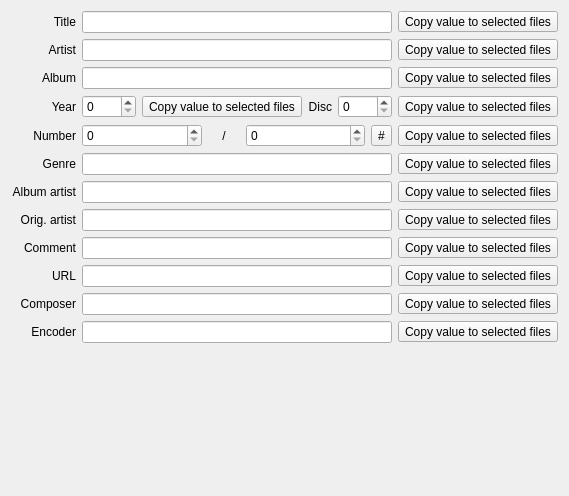
<?xml version="1.0" encoding="UTF-8"?>
<ui version="4.0">
 <class>MediaTags</class>
 <widget class="QWidget" name="MediaTags">
  <property name="geometry">
   <rect>
    <x>0</x>
    <y>0</y>
    <width>377</width>
    <height>496</height>
   </rect>
  </property>
  <property name="windowTitle">
   <string>Form</string>
  </property>
  <layout class="QGridLayout" name="gridLayout">
   <item row="0" column="0">
    <widget class="QLabel" name="label">
     <property name="text">
      <string>Title</string>
     </property>
     <property name="alignment">
      <set>Qt::AlignmentFlag::AlignRight|Qt::AlignmentFlag::AlignTrailing|Qt::AlignmentFlag::AlignVCenter</set>
     </property>
    </widget>
   </item>
   <item row="0" column="1">
    <widget class="QLineEdit" name="lineEdit"/>
   </item>
   <item row="0" column="2">
    <widget class="QToolButton" name="toolButton_3">
     <property name="toolTip">
      <string>Copy value to selected files</string>
     </property>
     <property name="text">
      <string>Copy value to selected files</string>
     </property>
     <property name="icon">
      <iconset theme="QIcon::ThemeIcon::EditCopy"/>
     </property>
    </widget>
   </item>
   <item row="1" column="0">
    <widget class="QLabel" name="label_2">
     <property name="text">
      <string>Artist</string>
     </property>
     <property name="alignment">
      <set>Qt::AlignmentFlag::AlignRight|Qt::AlignmentFlag::AlignTrailing|Qt::AlignmentFlag::AlignVCenter</set>
     </property>
    </widget>
   </item>
   <item row="1" column="1">
    <widget class="QLineEdit" name="lineEdit_2"/>
   </item>
   <item row="1" column="2">
    <widget class="QToolButton" name="toolButton_4">
     <property name="toolTip">
      <string>Copy value to selected files</string>
     </property>
     <property name="text">
      <string>Copy value to selected files</string>
     </property>
     <property name="icon">
      <iconset theme="QIcon::ThemeIcon::EditCopy"/>
     </property>
    </widget>
   </item>
   <item row="2" column="0">
    <widget class="QLabel" name="label_3">
     <property name="text">
      <string>Album</string>
     </property>
     <property name="alignment">
      <set>Qt::AlignmentFlag::AlignRight|Qt::AlignmentFlag::AlignTrailing|Qt::AlignmentFlag::AlignVCenter</set>
     </property>
    </widget>
   </item>
   <item row="2" column="1">
    <widget class="QLineEdit" name="lineEdit_3"/>
   </item>
   <item row="2" column="2">
    <widget class="QToolButton" name="toolButton_5">
     <property name="toolTip">
      <string>Copy value to selected files</string>
     </property>
     <property name="text">
      <string>Copy value to selected files</string>
     </property>
     <property name="icon">
      <iconset theme="QIcon::ThemeIcon::EditCopy"/>
     </property>
    </widget>
   </item>
   <item row="3" column="0">
    <widget class="QLabel" name="label_4">
     <property name="text">
      <string>Year</string>
     </property>
     <property name="alignment">
      <set>Qt::AlignmentFlag::AlignRight|Qt::AlignmentFlag::AlignTrailing|Qt::AlignmentFlag::AlignVCenter</set>
     </property>
    </widget>
   </item>
   <item row="3" column="1">
    <layout class="QHBoxLayout" name="horizontalLayout" stretch="1,0,2,1">
     <item>
      <widget class="QSpinBox" name="spinBox">
       <property name="maximum">
        <number>9999</number>
       </property>
      </widget>
     </item>
     <item>
      <widget class="QToolButton" name="toolButton_2">
       <property name="toolTip">
        <string>Copy value to selected files</string>
       </property>
       <property name="text">
        <string>Copy value to selected files</string>
       </property>
       <property name="icon">
        <iconset theme="QIcon::ThemeIcon::EditCopy"/>
       </property>
      </widget>
     </item>
     <item>
      <widget class="QLabel" name="label_14">
       <property name="text">
        <string>Disc</string>
       </property>
       <property name="alignment">
        <set>Qt::AlignmentFlag::AlignRight|Qt::AlignmentFlag::AlignTrailing|Qt::AlignmentFlag::AlignVCenter</set>
       </property>
      </widget>
     </item>
     <item>
      <widget class="QSpinBox" name="spinBox_2">
       <property name="maximum">
        <number>9999</number>
       </property>
      </widget>
     </item>
    </layout>
   </item>
   <item row="3" column="2">
    <widget class="QToolButton" name="toolButton_6">
     <property name="toolTip">
      <string>Copy value to selected files</string>
     </property>
     <property name="text">
      <string>Copy value to selected files</string>
     </property>
     <property name="icon">
      <iconset theme="QIcon::ThemeIcon::EditCopy"/>
     </property>
    </widget>
   </item>
   <item row="4" column="0">
    <widget class="QLabel" name="label_5">
     <property name="text">
      <string>Number</string>
     </property>
     <property name="alignment">
      <set>Qt::AlignmentFlag::AlignRight|Qt::AlignmentFlag::AlignTrailing|Qt::AlignmentFlag::AlignVCenter</set>
     </property>
    </widget>
   </item>
   <item row="4" column="1">
    <layout class="QHBoxLayout" name="horizontalLayout_2" stretch="1,0,1,0">
     <item>
      <widget class="QSpinBox" name="spinBox_3">
       <property name="maximum">
        <number>999</number>
       </property>
      </widget>
     </item>
     <item>
      <widget class="QLabel" name="label_13">
       <property name="sizePolicy">
        <sizepolicy hsizetype="Minimum" vsizetype="Preferred">
         <horstretch>0</horstretch>
         <verstretch>0</verstretch>
        </sizepolicy>
       </property>
       <property name="minimumSize">
        <size>
         <width>32</width>
         <height>0</height>
        </size>
       </property>
       <property name="text">
        <string>/</string>
       </property>
       <property name="alignment">
        <set>Qt::AlignmentFlag::AlignCenter</set>
       </property>
      </widget>
     </item>
     <item>
      <widget class="QSpinBox" name="spinBox_4">
       <property name="maximum">
        <number>999</number>
       </property>
      </widget>
     </item>
     <item>
      <widget class="QToolButton" name="toolButton">
       <property name="text">
        <string>#</string>
       </property>
      </widget>
     </item>
    </layout>
   </item>
   <item row="4" column="2">
    <widget class="QToolButton" name="toolButton_7">
     <property name="toolTip">
      <string>Copy value to selected files</string>
     </property>
     <property name="text">
      <string>Copy value to selected files</string>
     </property>
     <property name="icon">
      <iconset theme="QIcon::ThemeIcon::EditCopy"/>
     </property>
    </widget>
   </item>
   <item row="5" column="0">
    <widget class="QLabel" name="label_6">
     <property name="text">
      <string>Genre</string>
     </property>
     <property name="alignment">
      <set>Qt::AlignmentFlag::AlignRight|Qt::AlignmentFlag::AlignTrailing|Qt::AlignmentFlag::AlignVCenter</set>
     </property>
    </widget>
   </item>
   <item row="5" column="1">
    <widget class="QLineEdit" name="lineEdit_4"/>
   </item>
   <item row="5" column="2">
    <widget class="QToolButton" name="toolButton_8">
     <property name="toolTip">
      <string>Copy value to selected files</string>
     </property>
     <property name="text">
      <string>Copy value to selected files</string>
     </property>
     <property name="icon">
      <iconset theme="QIcon::ThemeIcon::EditCopy"/>
     </property>
    </widget>
   </item>
   <item row="6" column="0">
    <widget class="QLabel" name="label_7">
     <property name="text">
      <string>Album artist</string>
     </property>
     <property name="alignment">
      <set>Qt::AlignmentFlag::AlignRight|Qt::AlignmentFlag::AlignTrailing|Qt::AlignmentFlag::AlignVCenter</set>
     </property>
    </widget>
   </item>
   <item row="6" column="1">
    <widget class="QLineEdit" name="lineEdit_5"/>
   </item>
   <item row="6" column="2">
    <widget class="QToolButton" name="toolButton_9">
     <property name="toolTip">
      <string>Copy value to selected files</string>
     </property>
     <property name="text">
      <string>Copy value to selected files</string>
     </property>
     <property name="icon">
      <iconset theme="QIcon::ThemeIcon::EditCopy"/>
     </property>
    </widget>
   </item>
   <item row="7" column="0">
    <widget class="QLabel" name="label_8">
     <property name="text">
      <string>Orig. artist</string>
     </property>
     <property name="alignment">
      <set>Qt::AlignmentFlag::AlignRight|Qt::AlignmentFlag::AlignTrailing|Qt::AlignmentFlag::AlignVCenter</set>
     </property>
    </widget>
   </item>
   <item row="7" column="1">
    <widget class="QLineEdit" name="lineEdit_6"/>
   </item>
   <item row="7" column="2">
    <widget class="QToolButton" name="toolButton_10">
     <property name="toolTip">
      <string>Copy value to selected files</string>
     </property>
     <property name="text">
      <string>Copy value to selected files</string>
     </property>
     <property name="icon">
      <iconset theme="QIcon::ThemeIcon::EditCopy"/>
     </property>
    </widget>
   </item>
   <item row="8" column="0">
    <widget class="QLabel" name="label_9">
     <property name="text">
      <string>Comment</string>
     </property>
     <property name="alignment">
      <set>Qt::AlignmentFlag::AlignRight|Qt::AlignmentFlag::AlignTrailing|Qt::AlignmentFlag::AlignVCenter</set>
     </property>
    </widget>
   </item>
   <item row="8" column="1">
    <widget class="QLineEdit" name="lineEdit_7"/>
   </item>
   <item row="8" column="2">
    <widget class="QToolButton" name="toolButton_11">
     <property name="toolTip">
      <string>Copy value to selected files</string>
     </property>
     <property name="text">
      <string>Copy value to selected files</string>
     </property>
     <property name="icon">
      <iconset theme="QIcon::ThemeIcon::EditCopy"/>
     </property>
    </widget>
   </item>
   <item row="9" column="0">
    <widget class="QLabel" name="label_10">
     <property name="text">
      <string>URL</string>
     </property>
     <property name="alignment">
      <set>Qt::AlignmentFlag::AlignRight|Qt::AlignmentFlag::AlignTrailing|Qt::AlignmentFlag::AlignVCenter</set>
     </property>
    </widget>
   </item>
   <item row="9" column="1">
    <widget class="QLineEdit" name="lineEdit_8"/>
   </item>
   <item row="9" column="2">
    <widget class="QToolButton" name="toolButton_12">
     <property name="toolTip">
      <string>Copy value to selected files</string>
     </property>
     <property name="text">
      <string>Copy value to selected files</string>
     </property>
     <property name="icon">
      <iconset theme="QIcon::ThemeIcon::EditCopy"/>
     </property>
    </widget>
   </item>
   <item row="10" column="0">
    <widget class="QLabel" name="label_11">
     <property name="text">
      <string>Composer</string>
     </property>
     <property name="alignment">
      <set>Qt::AlignmentFlag::AlignRight|Qt::AlignmentFlag::AlignTrailing|Qt::AlignmentFlag::AlignVCenter</set>
     </property>
    </widget>
   </item>
   <item row="10" column="1">
    <widget class="QLineEdit" name="lineEdit_9"/>
   </item>
   <item row="10" column="2">
    <widget class="QToolButton" name="toolButton_13">
     <property name="toolTip">
      <string>Copy value to selected files</string>
     </property>
     <property name="text">
      <string>Copy value to selected files</string>
     </property>
     <property name="icon">
      <iconset theme="QIcon::ThemeIcon::EditCopy"/>
     </property>
    </widget>
   </item>
   <item row="11" column="0">
    <widget class="QLabel" name="label_12">
     <property name="text">
      <string>Encoder</string>
     </property>
     <property name="alignment">
      <set>Qt::AlignmentFlag::AlignRight|Qt::AlignmentFlag::AlignTrailing|Qt::AlignmentFlag::AlignVCenter</set>
     </property>
    </widget>
   </item>
   <item row="11" column="1">
    <widget class="QLineEdit" name="lineEdit_10"/>
   </item>
   <item row="11" column="2">
    <widget class="QToolButton" name="toolButton_14">
     <property name="toolTip">
      <string>Copy value to selected files</string>
     </property>
     <property name="text">
      <string>Copy value to selected files</string>
     </property>
     <property name="icon">
      <iconset theme="QIcon::ThemeIcon::EditCopy"/>
     </property>
    </widget>
   </item>
   <item row="12" column="1">
    <spacer name="verticalSpacer">
     <property name="orientation">
      <enum>Qt::Orientation::Vertical</enum>
     </property>
     <property name="sizeHint" stdset="0">
      <size>
       <width>20</width>
       <height>49</height>
      </size>
     </property>
    </spacer>
   </item>
  </layout>
 </widget>
 <resources/>
 <connections/>
</ui>
